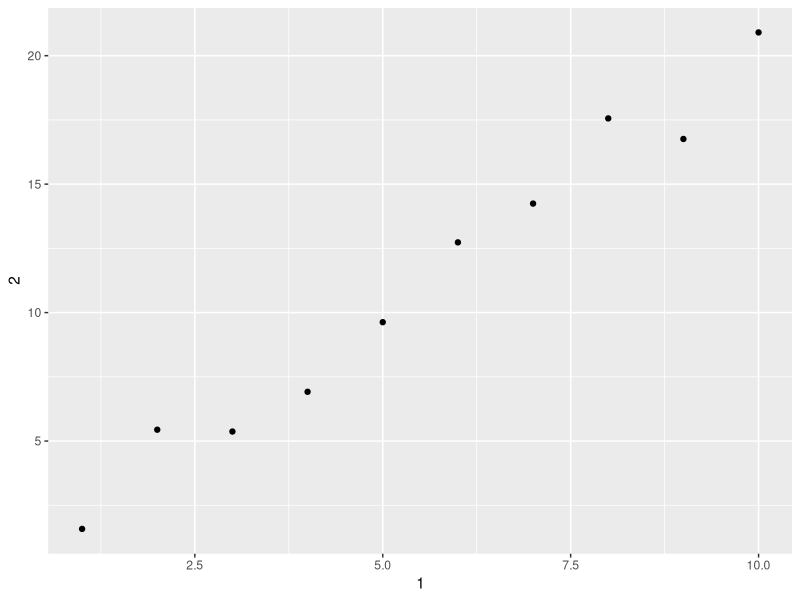

Source code (R):
## ---- chunk 1
knitr::opts_chunk$set(echo = TRUE)
## ---- chunk 2
library(tidyverse)
## ---- chunk 3
print(mtcars)
A <- as_tibble(mtcars)
print(A)
## ---- chunk 4
df <- data.frame(abc = 1, xyz = "a")
df$x
df[, "xyz"]
df[, c("abc", "xyz")]

df_tb <- as_tibble(df)
df_tb$x
df_tb[, "xyz"]
df_tb[, c("abc", "xyz")]
## ---- chunk 5
mtcars_tb <- as_tibble(mtcars)
var <- "mpg"
mtcars_tb[[var]]
## ---- chunk 6
annoying <- tibble(
  `1` = 1:10,
  `2` = `1` * 2 + rnorm(length(`1`))
)
## ---- chunk 7
annoying[[1]]
## ---- chunk 8
ggplot(annoying, aes(`1`, `2`)) +
  geom_point()
## ---- chunk 9
annoying_plus <- mutate(annoying, `3` = `2` / `1`)
## ---- chunk 10
annoying_plus_names <- rename(annoying_plus, One = `1`, Two = `2`, Three = `3`)
## ---- chunk 11
tibble::enframe(1:10)
